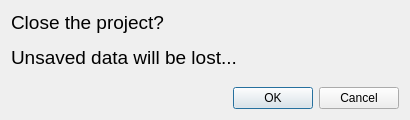
<?xml version="1.0" encoding="UTF-8"?>
<ui version="4.0">
 <class>CloseProjectDialog</class>
 <widget class="QDialog" name="CloseProjectDialog">
  <property name="windowModality">
   <enum>Qt::WindowModality::ApplicationModal</enum>
  </property>
  <property name="geometry">
   <rect>
    <x>0</x>
    <y>0</y>
    <width>410</width>
    <height>120</height>
   </rect>
  </property>
  <property name="windowTitle">
   <string>Blueprint::Cpp - Close project</string>
  </property>
  <layout class="QVBoxLayout" name="verticalLayout">
   <item>
    <widget class="QLabel" name="closeInfoLabel">
     <property name="text">
      <string>&lt;html&gt;&lt;head/&gt;&lt;body&gt;&lt;p&gt;&lt;span style=&quot; font-size:14pt;&quot;&gt;Close the project?&lt;/span&gt;&lt;/p&gt;&lt;p&gt;&lt;span style=&quot; font-size:14pt;&quot;&gt;Unsaved data will be lost...&lt;/span&gt;&lt;/p&gt;&lt;/body&gt;&lt;/html&gt;</string>
     </property>
    </widget>
   </item>
   <item alignment="Qt::AlignmentFlag::AlignRight|Qt::AlignmentFlag::AlignBottom">
    <widget class="QDialogButtonBox" name="buttonBox">
     <property name="orientation">
      <enum>Qt::Orientation::Horizontal</enum>
     </property>
     <property name="standardButtons">
      <set>QDialogButtonBox::StandardButton::Cancel|QDialogButtonBox::StandardButton::Ok</set>
     </property>
    </widget>
   </item>
  </layout>
 </widget>
 <resources/>
 <connections>
  <connection>
   <sender>buttonBox</sender>
   <signal>accepted()</signal>
   <receiver>CloseProjectDialog</receiver>
   <slot>accept()</slot>
   <hints>
    <hint type="sourcelabel">
     <x>248</x>
     <y>254</y>
    </hint>
    <hint type="destinationlabel">
     <x>157</x>
     <y>274</y>
    </hint>
   </hints>
  </connection>
  <connection>
   <sender>buttonBox</sender>
   <signal>rejected()</signal>
   <receiver>CloseProjectDialog</receiver>
   <slot>reject()</slot>
   <hints>
    <hint type="sourcelabel">
     <x>316</x>
     <y>260</y>
    </hint>
    <hint type="destinationlabel">
     <x>286</x>
     <y>274</y>
    </hint>
   </hints>
  </connection>
 </connections>
</ui>
